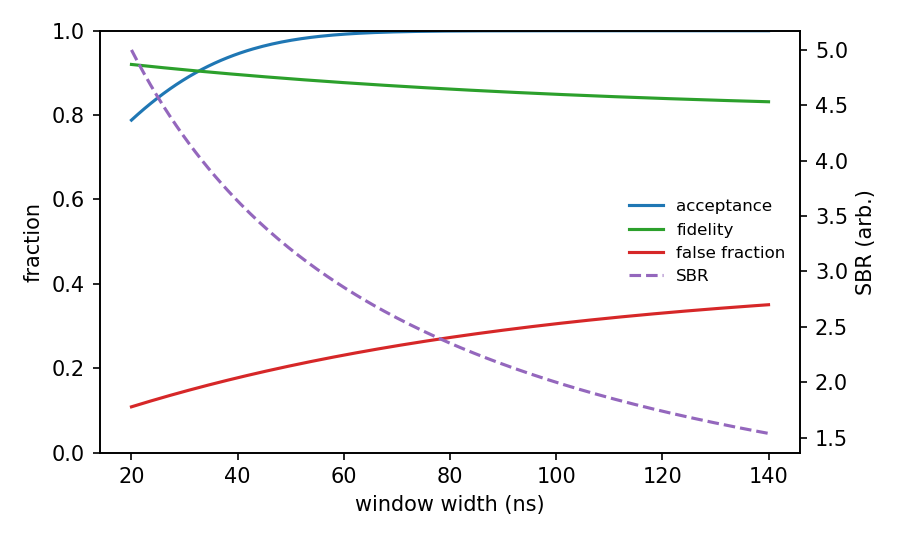

Recreate this plot in Python.
import pathlib

from math import erf, sqrt

import numpy as np
import matplotlib.pyplot as plt


def main() -> None:
    win_ns = np.linspace(20.0, 140.0, 200)
    sigma = 25.0
    erf_vec = np.vectorize(erf)
    accept = 0.5 * (1.0 + erf_vec(win_ns / (sqrt(2.0) * sigma)))
    accept = np.clip(accept, 0.0, 1.0)

    sbr = 8.0 / (1.0 + 0.03 * win_ns)
    fidelity = 0.95 - 0.15 * (1.0 - np.exp(-win_ns / 90.0))
    false_frac = 0.02 + 0.4 * (1.0 - np.exp(-win_ns / 80.0))

    fig, ax = plt.subplots(figsize=(6.0, 3.6))
    ax.plot(win_ns, accept, color="tab:blue", label="acceptance")
    ax.plot(win_ns, fidelity, color="tab:green", label="fidelity")
    ax.plot(win_ns, false_frac, color="tab:red", label="false fraction")
    ax.set_xlabel("window width (ns)")
    ax.set_ylabel("fraction")
    ax.set_ylim(0.0, 1.0)

    ax2 = ax.twinx()
    ax2.plot(win_ns, sbr, color="tab:purple", linestyle="--", label="SBR")
    ax2.set_ylabel("SBR (arb.)")

    lines = ax.get_lines() + ax2.get_lines()
    labels = [line.get_label() for line in lines]
    ax.legend(lines, labels, frameon=False, fontsize=8, loc="center right")

    fig.tight_layout()
    out_path = pathlib.Path(__file__).with_suffix(".png")
    fig.savefig(out_path, dpi=150)
    plt.close(fig)


if __name__ == "__main__":
    main()
